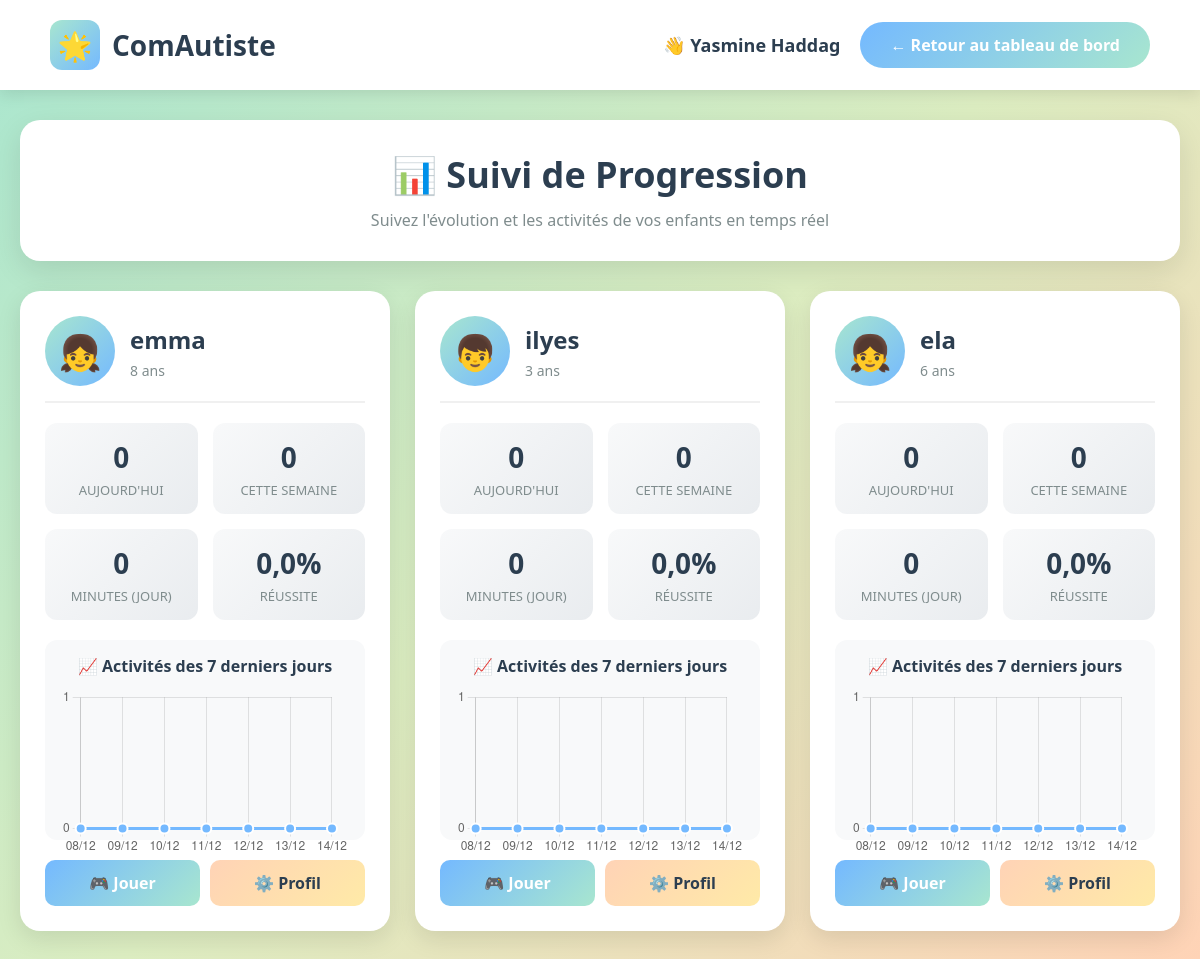
The page /progression/ (signed in) on the database as committed earlier.
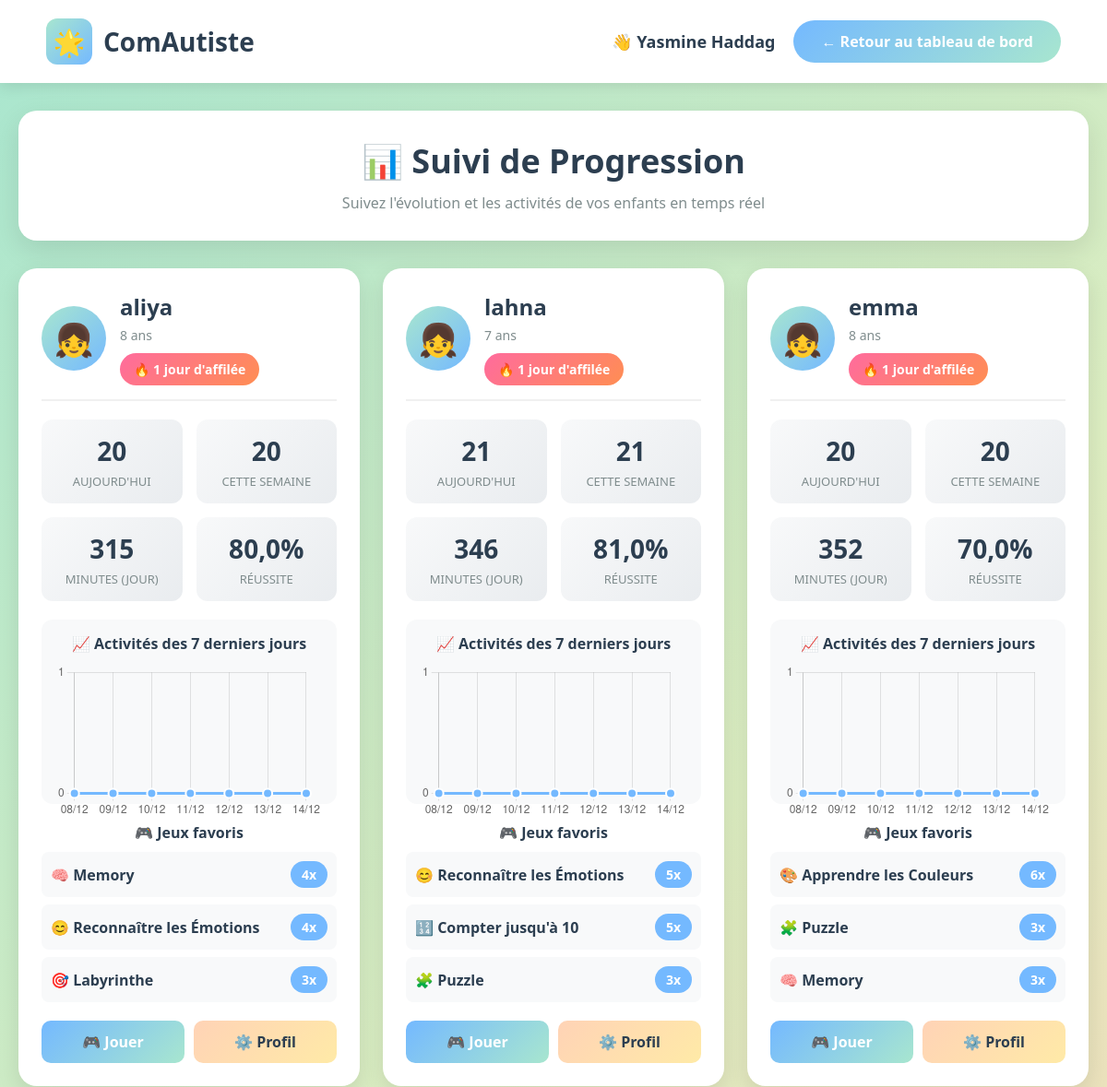
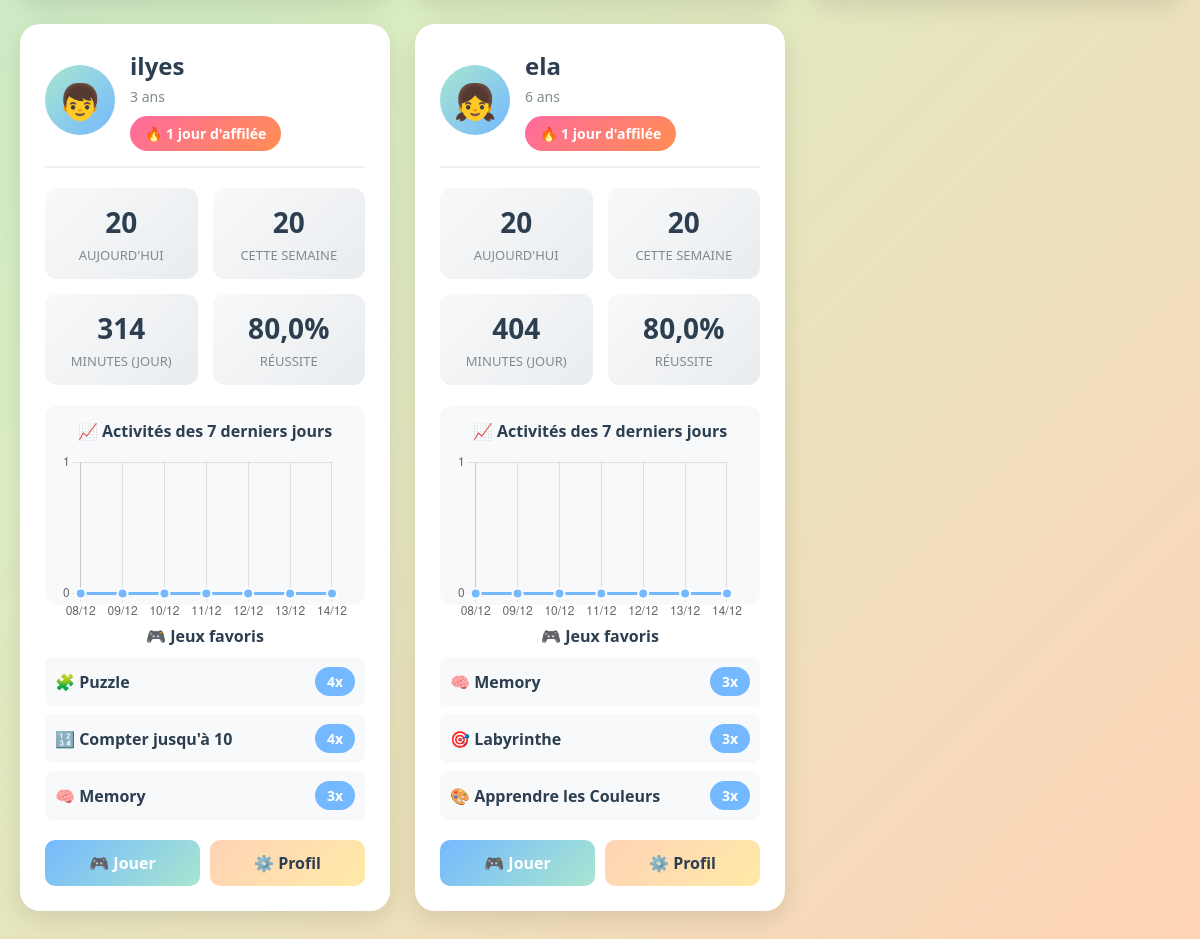
The same page on the database as committed later (2 pictures, top to bottom).
### authen/models.py (models this page shows, shortened)
class Enfant(models.Model):
    GENRE_CHOICES = [
        ('M', 'Garçon'),
        ('F', 'Fille'),
        ('A', 'Autre'),
    ]
    NIVEAU_AUTONOMIE_CHOICES = [
        ('faible', 'Faible autonomie'),
        ('moyen', 'Autonomie moyenne'),
        ('eleve', 'Autonomie élevée'),
    ]
    parent = models.ForeignKey(User, on_delete=models.CASCADE, related_name='enfants')
    prenom = models.CharField(max_length=100)
    nom = models.CharField(max_length=100)
    date_naissance = models.DateField()
    genre = models.CharField(max_length=1, choices=GENRE_CHOICES, default='M')
    niveau_autonomie = models.CharField(max_length=20, choices=NIVEAU_AUTONOMIE_CHOICES, default='moyen')
    besoins_specifiques = models.TextField(blank=True, null=True, help_text="Sensibilités, préférences, particularités...")
    couleur_preferee = models.CharField(max_length=50, blank=True, null=True)
    activites_preferees = models.TextField(blank=True, null=True, help_text="Jeux, activités favorites...")
    photo = models.ImageField(upload_to='enfants/', blank=True, null=True)
    created_at = models.DateTimeField(auto_now_add=True)
    updated_at = models.DateTimeField(auto_now=True)
    def age(self):
        from datetime import date
        today = date.today()
        return today.year - self.date_naissance.year - ((today.month, today.day) < (self.date_naissance.month, self.date_naissance.day))
    class Meta:
        verbose_name = "Enfant"
        verbose_name_plural = "Enfants"
        ordering = ['-created_at']

### authen/views.py (the view)
# urls.py: path('progression/', views.progression, name='progression'),
@login_required
def progression(request):
    enfants = Enfant.objects.filter(parent=request.user)
    from .activity_tracker import get_enfant_stats, get_activites_par_jour
    enfants_avec_stats = []
    for enfant in enfants:
        stats = get_enfant_stats(enfant)
        activites_7jours = get_activites_par_jour(enfant, jours=7)
        enfants_avec_stats.append({
            'enfant': enfant,
            'stats': stats,
            'graphique_data': activites_7jours,
        })
    context = {
        'user': request.user,
        'enfants_avec_stats': enfants_avec_stats,
    }
    return render(request, 'authen/progression.html', context)

### authen/activity_tracker.py (called while the page is built)
def get_activites_par_jour(enfant, jours=7):
    debut = timezone.now() - timedelta(days=jours)
    activites_par_jour = Activite.objects.filter(
        enfant=enfant,
        date_debut__gte=debut
    ).annotate(
        jour=TruncDate('date_debut')
    ).values('jour').annotate(
        count=Count('id')
    ).order_by('jour')
    result = []
    date_actuelle = debut.date()
    activites_dict = {item['jour']: item['count'] for item in activites_par_jour}
    for i in range(jours):
        jour_date = date_actuelle + timedelta(days=i)
        result.append({
            'jour': jour_date.strftime('%d/%m'),
            'date': jour_date,
            'count': activites_dict.get(jour_date, 0)  # 0 si aucune activité ce jour
        })
    return result

def calculer_streak(enfant):
    activites = Activite.objects.filter(enfant=enfant).order_by('-date_debut')
    if not activites.exists():
        return 0
    streak = 0
    date_actuelle = timezone.now().date()
    if activites.filter(date_debut__date=date_actuelle).exists():
        streak = 1
    else:
        hier = date_actuelle - timedelta(days=1)
        if not activites.filter(date_debut__date=hier).exists():
            return 0
        date_actuelle = hier
        streak = 1
    for i in range(1, 365):  # Maximum 1 an
        jour_precedent = date_actuelle - timedelta(days=i)
        if activites.filter(date_debut__date=jour_precedent).exists():
            streak += 1
        else:
            break
    return streak

### authen/templates/authen/progression.html (shortened to what this page needs)
<!DOCTYPE html>
<html lang="fr">
<head>
</head>
<body>
    <nav>
        <div class="logo">
            <div class="logo-icon">🌟</div>
            <span>ComAutiste</span>
        </div>
        <div class="user-info">
            <span style="font-size: 18px; color: #2c3e50; font-weight: 600;">
                👋 {{ user.first_name|default:user.username }}
            </span>
            <a href="/dashboard/" class="back-btn">← Retour au tableau de bord</a>
        </div>
    </nav>
    <div class="container">
        <div class="page-header">
            <h1>📊 Suivi de Progression</h1>
            <p>Suivez l'évolution et les activités de vos enfants en temps réel</p>
        </div>
        {% if enfants_avec_stats %}
        <div class="enfants-grid">
            {% for item in enfants_avec_stats %}
            <div class="enfant-card">
                <div class="enfant-header">
                    <div class="enfant-avatar">
                        {% if item.enfant.genre == 'M' %}👦{% elif item.enfant.genre == 'F' %}👧{% else %}🧒{% endif %}
                    </div>
                    <div class="enfant-info">
                        <h3>{{ item.enfant.prenom }}</h3>
                        <div class="enfant-age">{{ item.enfant.age }} ans</div>
                        {% if item.stats.streak_jours > 0 %}
                        <div class="streak-badge">🔥 {{ item.stats.streak_jours }} jour{% if item.stats.streak_jours > 1 %}s{% endif %} d'affilée</div>
                        {% endif %}
                    </div>
                </div>
                <div class="stats-grid">
                    <div class="stat-box">
                        <div class="stat-number">{{ item.stats.activites_today }}</div>
                        <div class="stat-label">Aujourd'hui</div>
                    </div>
                    <div class="stat-box">
                        <div class="stat-number">{{ item.stats.activites_week }}</div>
                        <div class="stat-label">Cette semaine</div>
                    </div>
                    <div class="stat-box">
                        <div class="stat-number">{{ item.stats.temps_aujourd_hui_minutes }}</div>
                        <div class="stat-label">Minutes (jour)</div>
                    </div>
                    <div class="stat-box">
                        <div class="stat-number">{{ item.stats.taux_reussite }}%</div>
                        <div class="stat-label">Réussite</div>
                    </div>
                </div>
                {% if item.graphique_data %}
                <div class="chart-container">
                    <div class="chart-title">📈 Activités des 7 derniers jours</div>
                    <canvas id="chart-{{ item.enfant.id }}"></canvas>
                </div>
                {% endif %}
                {% if item.stats.jeux_favoris %}
                <div class="jeux-favoris">
                    <div class="chart-title">🎮 Jeux favoris</div>
                    {% for jeu in item.stats.jeux_favoris %}
                    <div class="jeu-item">
                        <span class="jeu-name">{{ jeu.jeu }}</span>
                        <span class="jeu-count">{{ jeu.count }}x</span>
                    </div>
                    {% endfor %}
                </div>
                {% endif %}
                <div class="action-buttons">
                    <a href="/enfant/{{ item.enfant.id }}/dashboard/" class="btn btn-primary">
                        🎮 Jouer
                    </a>
                    <a href="/profil-famille/" class="btn btn-secondary">
                        ⚙️ Profil
                    </a>
                </div>
            </div>
            {% endfor %}
        </div>
        {% endif %}
    </div>
</body>
</html>

### authen/templates/authen/progression.html (style rules this page uses)
* { margin: 0; padding: 0; box-sizing: border-box; }
body { font-family: 'Segoe UI', Tahoma, Geneva, Verdana, sans-serif; background: linear-gradient(135deg, #a8e6cf 0%, #dcedc1 50%, #ffd3b6 100%); min-height: 100vh; }
nav { background: white; padding: 20px 50px; box-shadow: 0 4px 15px rgba(0,0,0,0.1); display: flex; justify-content: space-between; align-items: center; }
.logo { display: flex; align-items: center; gap: 12px; font-size: 28px; font-weight: bold; color: #2c3e50; }
.logo-icon { width: 50px; height: 50px; background: linear-gradient(135deg, #a8e6cf 0%, #74b9ff 100%); border-radius: 12px; display: flex; align-items: center; justify-content: center; color: white; font-size: 28px; }
.user-info { display: flex; align-items: center; gap: 20px; }
.back-btn { padding: 12px 30px; background: linear-gradient(135deg, #74b9ff 0%, #a8e6cf 100%); color: white; border: none; border-radius: 25px; font-size: 16px; font-weight: 600; cursor: pointer; text-decoration: none; transition: all 0.3s; }
.container { max-width: 1400px; margin: 30px auto; padding: 0 20px; }
.page-header { background: white; padding: 30px; border-radius: 20px; box-shadow: 0 10px 30px rgba(0,0,0,0.1); margin-bottom: 30px; text-align: center; }
.page-header h1 { font-size: 36px; color: #2c3e50; margin-bottom: 10px; }
.page-header p { color: #7f8c8d; font-size: 16px; }
.enfants-grid { display: grid; grid-template-columns: repeat(auto-fit, minmax(350px, 1fr)); gap: 25px; margin-top: 20px; }
.enfant-card { background: white; border-radius: 20px; padding: 25px; box-shadow: 0 8px 25px rgba(0,0,0,0.1); transition: transform 0.3s; }
.enfant-header { display: flex; align-items: center; gap: 15px; margin-bottom: 20px; padding-bottom: 15px; border-bottom: 2px solid #f0f0f0; }
.enfant-avatar { width: 70px; height: 70px; border-radius: 50%; background: linear-gradient(135deg, #a8e6cf 0%, #74b9ff 100%); display: flex; align-items: center; justify-content: center; font-size: 35px; }
.enfant-info h3 { font-size: 24px; color: #2c3e50; margin-bottom: 5px; }
.enfant-age { color: #7f8c8d; font-size: 14px; }
.streak-badge { display: inline-block; background: linear-gradient(135deg, #ff6b9d 0%, #ff8e53 100%); color: white; padding: 8px 15px; border-radius: 20px; font-size: 14px; font-weight: bold; margin-top: 10px; }
.stats-grid { display: grid; grid-template-columns: repeat(2, 1fr); gap: 15px; margin-bottom: 20px; }
.stat-box { background: linear-gradient(135deg, #f8f9fa 0%, #e9ecef 100%); padding: 15px; border-radius: 12px; text-align: center; }
.stat-number { font-size: 28px; font-weight: bold; color: #2c3e50; margin-bottom: 5px; }
.stat-label { font-size: 13px; color: #7f8c8d; text-transform: uppercase; }
.chart-container { margin: 20px 0; background: #f8f9fa; padding: 15px; border-radius: 12px; height: 200px; }
.chart-title { font-size: 16px; font-weight: 600; color: #2c3e50; margin-bottom: 10px; text-align: center; }
.jeux-favoris { margin-top: 15px; }
.jeu-item { display: flex; justify-content: space-between; align-items: center; padding: 10px; background: #f8f9fa; border-radius: 8px; margin-bottom: 8px; }
.jeu-name { font-weight: 600; color: #2c3e50; }
.jeu-count { background: #74b9ff; color: white; padding: 5px 12px; border-radius: 15px; font-size: 14px; font-weight: bold; }
.action-buttons { display: flex; gap: 10px; margin-top: 20px; }
.btn { flex: 1; padding: 12px; border: none; border-radius: 10px; font-weight: 600; cursor: pointer; transition: all 0.3s; text-decoration: none; display: inline-block; text-align: center; }
.btn-primary { background: linear-gradient(135deg, #74b9ff 0%, #a8e6cf 100%); color: white; }
.btn-secondary { background: linear-gradient(135deg, #ffd3b6 0%, #ffeaa7 100%); color: #2c3e50; }

Rows that differ between the two databases and show on the page:
added Enfant: enfant.prenom "aliya", enfant.age "8", stats.streak_jours "1", stats.activites_today "20", stats.activites_week "20", stats.temps_aujourd_hui_minutes "315", stats.taux_reussite "80,0", jeu "🧠 Memory" "😊 Reconnaître les Émotions" "🎯 Labyrinthe", count "4" "4" "3"
added Enfant: enfant.prenom "lahna", enfant.age "7", stats.streak_jours "1", stats.activites_today "21", stats.activites_week "21", stats.temps_aujourd_hui_minutes "346", stats.taux_reussite "81,0", jeu "😊 Reconnaître les Émotions" "🔢 Compter jusqu'à 10" "🧩 Puzzle", count "5" "5" "3"
shown differently, row unchanged: Enfant "emma": stats.streak_jours (not shown) → "1"; stats.activites_today "0" → "20"; stats.activites_week "0" → "20"; stats.temps_aujourd_hui_minutes "0" → "352"; stats.taux_reussite "0,0" → "70,0"
shown differently, row unchanged: Enfant "ilyes": stats.streak_jours (not shown) → "1"; stats.activites_today "0" → "20"; stats.activites_week "0" → "20"; stats.temps_aujourd_hui_minutes "0" → "314"; stats.taux_reussite "0,0" → "80,0"
shown differently, row unchanged: Enfant "ela": stats.streak_jours (not shown) → "1"; stats.activites_today "0" → "20"; stats.activites_week "0" → "20"; stats.temps_aujourd_hui_minutes "0" → "404"; stats.taux_reussite "0,0" → "80,0"
Other text that changed with them:
new list line: "🎨 Apprendre les Couleurs 6 x"
new list line: "🧩 Puzzle 3 x"
new list line: "🧠 Memory 3 x"
new list line: "🧩 Puzzle 4 x"
new list line: "🔢 Compter jusqu'à 10 4 x"
new list line: "🎯 Labyrinthe 3 x"
new list line: "🎨 Apprendre les Couleurs 3 x"
